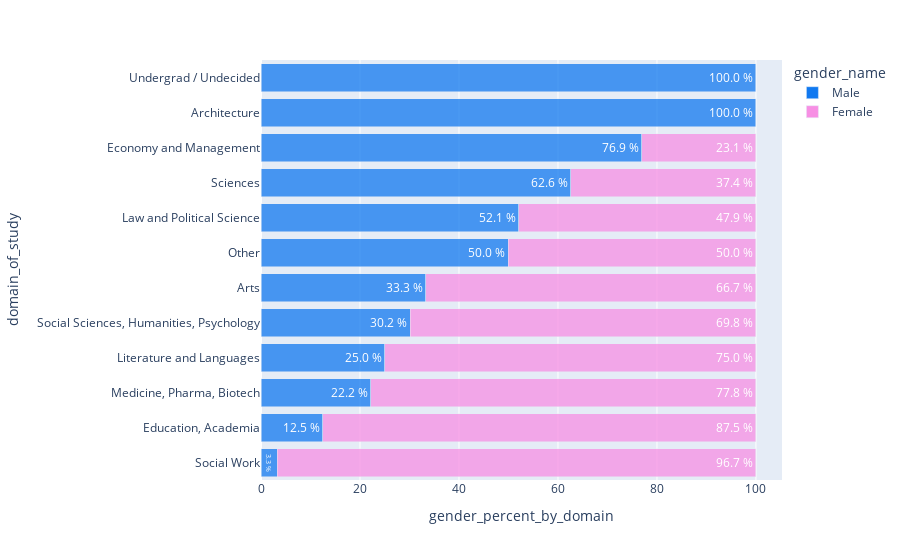

Here is the notebook cell this chart was saved with:
### Code cell
# Visualising the percentage of men and women per domain of study
fig=px.bar(gender_by_domain_df, 
           x='gender_percent_by_domain', 
           y='domain_of_study',
           color=gender_by_domain_df['gender_name'],
           barmode ='stack',
           color_discrete_sequence=["#1179f0", "#F78FE4"],
           opacity = 0.75,
           text = gender_by_domain_df['gender_percent_by_domain'].astype(str) + " %")

fig.update_yaxes(categoryorder = "total ascending")

fig.update_traces(textfont_color='#ffffff')

fig.show()

### Figure 1 — Plotly figure (JSON) as saved in the notebook; plotly's stock layout.template omitted (floating-point values rounded to 4 significant figures)
{"data": [{"alignmentgroup": "True", "hovertemplate": "gender_name=Male<br>gender_percent_by_domain=%{x}<br>domain_of_study=%{y}<br>text=%{text}<extra></extra>", "legendgroup": "Male", "marker": {"color": "#1179f0", "opacity": 0.75}, "name": "Male", "offsetgroup": "Male", "orientation": "h", "showlegend": true, "text": ["3.3 %", "12.5 %", "22.2 %", "25.0 %", "30.2 %", "33.3 %", "50.0 %", "52.1 %", "62.6 %", "76.9 %", "100.0 %", "100.0 %"], "textfont": {"color": "#ffffff"}, "textposition": "auto", "type": "bar", "x": [3.3, 12.5, 22.2, 25, 30.2, 33.3, 50, 52.1, 62.6, 76.9, 100, 100], "xaxis": "x", "y": ["Social Work", "Education, Academia", "Medicine, Pharma, Biotech", "Literature and Languages", "Social Sciences, Humanities, Psychology", "Arts", "Other", "Law and Political Science", "Sciences", "Economy and Management", "Architecture", "Undergrad / Undecided"], "yaxis": "y"}, {"alignmentgroup": "True", "hovertemplate": "gender_name=Female<br>gender_percent_by_domain=%{x}<br>domain_of_study=%{y}<br>text=%{text}<extra></extra>", "legendgroup": "Female", "marker": {"color": "#F78FE4", "opacity": 0.75}, "name": "Female", "offsetgroup": "Female", "orientation": "h", "showlegend": true, "text": ["23.1 %", "37.4 %", "47.9 %", "50.0 %", "66.7 %", "69.8 %", "75.0 %", "77.8 %", "87.5 %", "96.7 %"], "textfont": {"color": "#ffffff"}, "textposition": "auto", "type": "bar", "x": [23.1, 37.4, 47.9, 50, 66.7, 69.8, 75, 77.8, 87.5, 96.7], "xaxis": "x", "y": ["Economy and Management", "Sciences", "Law and Political Science", "Other", "Arts", "Social Sciences, Humanities, Psychology", "Literature and Languages", "Medicine, Pharma, Biotech", "Education, Academia", "Social Work"], "yaxis": "y"}], "layout": {"barmode": "stack", "legend": {"title": {"text": "gender_name"}, "tracegroupgap": 0}, "margin": {"t": 60}, "xaxis": {"anchor": "y", "domain": [0, 1], "title": {"text": "gender_percent_by_domain"}}, "yaxis": {"anchor": "x", "categoryorder": "total ascending", "domain": [0, 1], "title": {"text": "domain_of_study"}}}}
